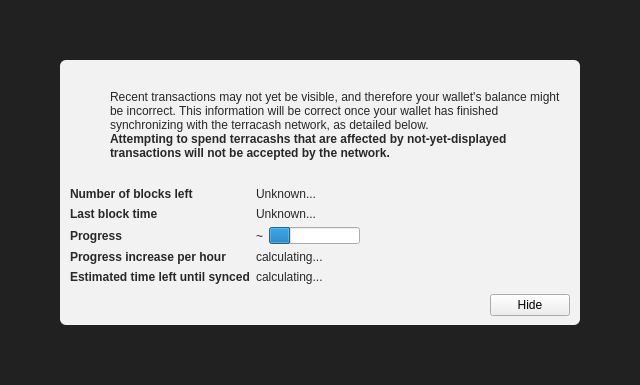
<?xml version="1.0" encoding="UTF-8"?>
<ui version="4.0">
 <class>ModalOverlay</class>
 <widget class="ModalOverlay" name="ModalOverlay">
  <property name="geometry">
   <rect>
    <x>0</x>
    <y>0</y>
    <width>640</width>
    <height>385</height>
   </rect>
  </property>
  <property name="windowTitle">
   <string>Form</string>
  </property>
  <layout class="QVBoxLayout" name="verticalLayout" stretch="0">
   <property name="sizeConstraint">
    <enum>QLayout::SetDefaultConstraint</enum>
   </property>
   <property name="leftMargin">
    <number>0</number>
   </property>
   <property name="topMargin">
    <number>0</number>
   </property>
   <property name="rightMargin">
    <number>0</number>
   </property>
   <property name="bottomMargin">
    <number>0</number>
   </property>
   <item>
    <widget class="QWidget" name="bgWidget" native="true">
     <property name="styleSheet">
      <string notr="true">#bgWidget { background: rgba(0,0,0,220); }</string>
     </property>
     <layout class="QVBoxLayout" name="verticalLayoutMain" stretch="1">
      <property name="leftMargin">
       <number>60</number>
      </property>
      <property name="topMargin">
       <number>60</number>
      </property>
      <property name="rightMargin">
       <number>60</number>
      </property>
      <property name="bottomMargin">
       <number>60</number>
      </property>
      <item>
       <widget class="QWidget" name="contentWidget" native="true">
        <property name="styleSheet">
         <string notr="true">#contentWidget { background: rgba(255,255,255,240); border-radius: 6px; }

QLabel { color: rgb(40,40,40);  }</string>
        </property>
        <layout class="QVBoxLayout" name="verticalLayoutSub" stretch="1,0,0,0">
         <property name="spacing">
          <number>0</number>
         </property>
         <property name="leftMargin">
          <number>10</number>
         </property>
         <property name="topMargin">
          <number>10</number>
         </property>
         <property name="rightMargin">
          <number>10</number>
         </property>
         <property name="bottomMargin">
          <number>10</number>
         </property>
         <item>
          <layout class="QHBoxLayout" name="horizontalLayoutIconText" stretch="0,1">
           <property name="topMargin">
            <number>20</number>
           </property>
           <item>
            <layout class="QVBoxLayout" name="verticalLayoutIcon">
             <property name="leftMargin">
              <number>0</number>
             </property>
             <item>
              <widget class="QPushButton" name="warningIcon">
               <property name="enabled">
                <bool>false</bool>
               </property>
               <property name="text">
                <string/>
               </property>
               <property name="icon">
                <iconset>
                 <normaloff>:/icons/warning</normaloff>
                 <disabledoff>:/icons/warning</disabledoff>:/icons/warning</iconset>
               </property>
               <property name="iconSize">
                <size>
                 <width>48</width>
                 <height>48</height>
                </size>
               </property>
               <property name="flat">
                <bool>true</bool>
               </property>
              </widget>
             </item>
             <item>
              <spacer name="verticalSpacerWarningIcon">
               <property name="orientation">
                <enum>Qt::Vertical</enum>
               </property>
               <property name="sizeHint" stdset="0">
                <size>
                 <width>20</width>
                 <height>40</height>
                </size>
               </property>
              </spacer>
             </item>
            </layout>
           </item>
           <item>
            <layout class="QVBoxLayout" name="verticalLayoutInfoText">
             <property name="leftMargin">
              <number>0</number>
             </property>
             <property name="topMargin">
              <number>0</number>
             </property>
             <item>
              <widget class="QLabel" name="infoText">
               <property name="text">
                <string>Recent transactions may not yet be visible, and therefore your wallet's balance might be incorrect. This information will be correct once your wallet has finished synchronizing with the terracash network, as detailed below.</string>
               </property>
               <property name="textFormat">
                <enum>Qt::RichText</enum>
               </property>
               <property name="wordWrap">
                <bool>true</bool>
               </property>
              </widget>
             </item>
             <item>
              <widget class="QLabel" name="infoTextStrong">
               <property name="font">
                <font>
                 <weight>75</weight>
                 <bold>true</bold>
                </font>
               </property>
               <property name="text">
                <string>Attempting to spend terracashs that are affected by not-yet-displayed transactions will not be accepted by the network.</string>
               </property>
               <property name="textFormat">
                <enum>Qt::RichText</enum>
               </property>
               <property name="wordWrap">
                <bool>true</bool>
               </property>
              </widget>
             </item>
             <item>
              <spacer name="verticalSpacerInTextSpace">
               <property name="orientation">
                <enum>Qt::Vertical</enum>
               </property>
               <property name="sizeHint" stdset="0">
                <size>
                 <width>20</width>
                 <height>40</height>
                </size>
               </property>
              </spacer>
             </item>
            </layout>
           </item>
          </layout>
         </item>
         <item>
          <spacer name="verticalSpacerAfterText">
           <property name="orientation">
            <enum>Qt::Vertical</enum>
           </property>
           <property name="sizeHint" stdset="0">
            <size>
             <width>20</width>
             <height>40</height>
            </size>
           </property>
          </spacer>
         </item>
         <item>
          <layout class="QFormLayout" name="formLayout">
           <property name="fieldGrowthPolicy">
            <enum>QFormLayout::FieldsStayAtSizeHint</enum>
           </property>
           <property name="horizontalSpacing">
            <number>6</number>
           </property>
           <property name="verticalSpacing">
            <number>6</number>
           </property>
           <property name="topMargin">
            <number>10</number>
           </property>
           <item row="0" column="0">
            <widget class="QLabel" name="labelNumberOfBlocksLeft">
             <property name="font">
              <font>
               <weight>75</weight>
               <bold>true</bold>
              </font>
             </property>
             <property name="text">
              <string>Number of blocks left</string>
             </property>
            </widget>
           </item>
           <item row="0" column="1">
            <widget class="QLabel" name="numberOfBlocksLeft">
             <property name="text">
              <string>Unknown...</string>
             </property>
            </widget>
           </item>
           <item row="1" column="0">
            <widget class="QLabel" name="labelLastBlockTime">
             <property name="font">
              <font>
               <weight>75</weight>
               <bold>true</bold>
              </font>
             </property>
             <property name="text">
              <string>Last block time</string>
             </property>
            </widget>
           </item>
           <item row="1" column="1">
            <widget class="QLabel" name="newestBlockDate">
             <property name="sizePolicy">
              <sizepolicy hsizetype="Maximum" vsizetype="Preferred">
               <horstretch>0</horstretch>
               <verstretch>0</verstretch>
              </sizepolicy>
             </property>
             <property name="text">
              <string>Unknown...</string>
             </property>
            </widget>
           </item>
           <item row="2" column="0">
            <widget class="QLabel" name="labelSyncDone">
             <property name="font">
              <font>
               <weight>75</weight>
               <bold>true</bold>
              </font>
             </property>
             <property name="text">
              <string>Progress</string>
             </property>
            </widget>
           </item>
           <item row="2" column="1">
            <layout class="QHBoxLayout" name="horizontalLayoutSync" stretch="0,1">
             <item>
              <widget class="QLabel" name="percentageProgress">
               <property name="text">
                <string notr="true">~</string>
               </property>
              </widget>
             </item>
             <item>
              <widget class="QProgressBar" name="progressBar">
               <property name="value">
                <number>24</number>
               </property>
               <property name="format">
                <string/>
               </property>
              </widget>
             </item>
            </layout>
           </item>
           <item row="4" column="0">
            <widget class="QLabel" name="labelProgressIncrease">
             <property name="font">
              <font>
               <weight>75</weight>
               <bold>true</bold>
              </font>
             </property>
             <property name="text">
              <string>Progress increase per hour</string>
             </property>
            </widget>
           </item>
           <item row="4" column="1">
            <widget class="QLabel" name="progressIncreasePerH">
             <property name="text">
              <string>calculating...</string>
             </property>
            </widget>
           </item>
           <item row="5" column="0">
            <widget class="QLabel" name="labelEstimatedTimeLeft">
             <property name="font">
              <font>
               <weight>75</weight>
               <bold>true</bold>
              </font>
             </property>
             <property name="text">
              <string>Estimated time left until synced</string>
             </property>
            </widget>
           </item>
           <item row="5" column="1">
            <widget class="QLabel" name="expectedTimeLeft">
             <property name="text">
              <string>calculating...</string>
             </property>
            </widget>
           </item>
          </layout>
         </item>
         <item>
          <layout class="QHBoxLayout" name="horizontalLayoutButtons">
           <property name="leftMargin">
            <number>10</number>
           </property>
           <property name="topMargin">
            <number>10</number>
           </property>
           <item>
            <spacer name="horizontalSpacer">
             <property name="orientation">
              <enum>Qt::Horizontal</enum>
             </property>
             <property name="sizeHint" stdset="0">
              <size>
               <width>40</width>
               <height>20</height>
              </size>
             </property>
            </spacer>
           </item>
           <item>
            <widget class="QPushButton" name="closeButton">
             <property name="text">
              <string>Hide</string>
             </property>
            </widget>
           </item>
          </layout>
         </item>
        </layout>
       </widget>
      </item>
     </layout>
    </widget>
   </item>
  </layout>
 </widget>
 <customwidgets>
  <customwidget>
   <class>ModalOverlay</class>
   <extends>QWidget</extends>
   <header>modaloverlay.h</header>
   <container>1</container>
  </customwidget>
 </customwidgets>
 <resources/>
 <connections/>
</ui>
